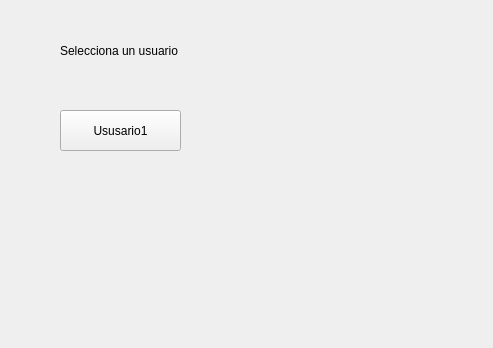
<?xml version="1.0" encoding="UTF-8"?>
<ui version="4.0">
 <class>IG1_Bienvenida</class>
 <widget class="QWidget" name="IG1_Bienvenida">
  <property name="geometry">
   <rect>
    <x>0</x>
    <y>0</y>
    <width>493</width>
    <height>348</height>
   </rect>
  </property>
  <property name="windowTitle">
   <string>Form</string>
  </property>
  <property name="layoutDirection">
   <enum>Qt::LeftToRight</enum>
  </property>
  <widget class="QPushButton" name="botonUsuario1">
   <property name="geometry">
    <rect>
     <x>60</x>
     <y>110</y>
     <width>121</width>
     <height>41</height>
    </rect>
   </property>
   <property name="layoutDirection">
    <enum>Qt::LeftToRight</enum>
   </property>
   <property name="text">
    <string>Ususario1</string>
   </property>
  </widget>
  <widget class="QLabel" name="LabelBienvenida">
   <property name="geometry">
    <rect>
     <x>60</x>
     <y>40</y>
     <width>121</width>
     <height>21</height>
    </rect>
   </property>
   <property name="text">
    <string>Selecciona un usuario</string>
   </property>
  </widget>
 </widget>
 <resources/>
 <connections/>
</ui>
